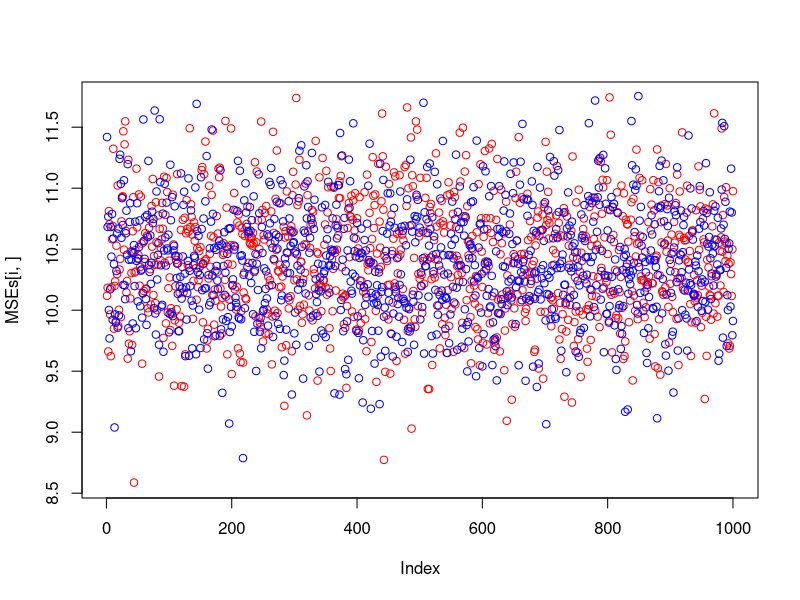
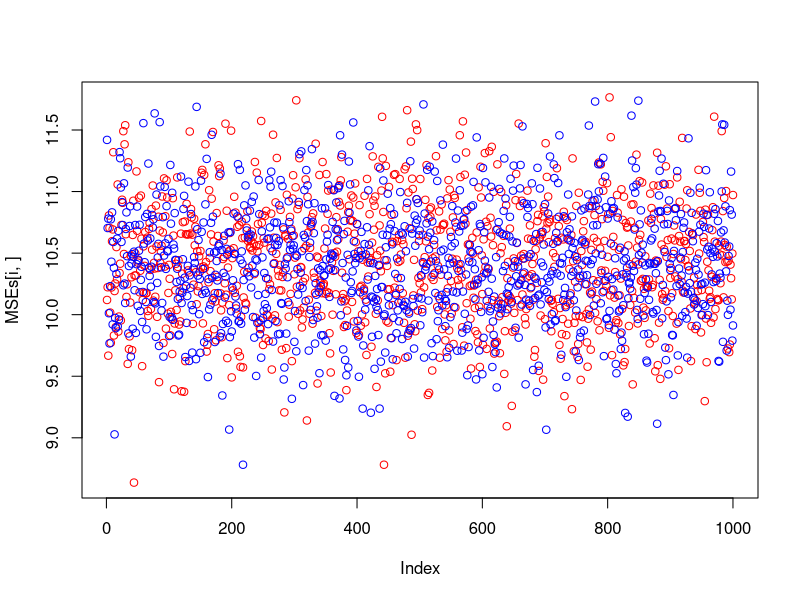
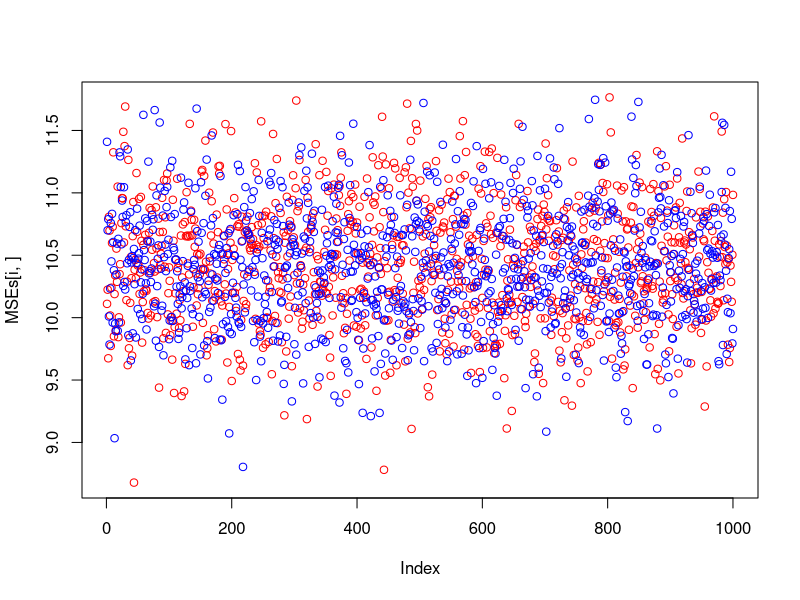
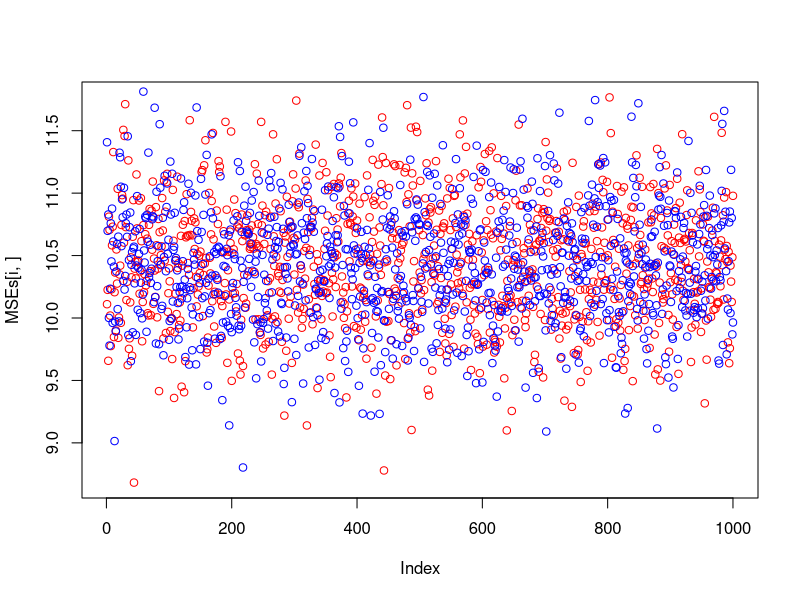
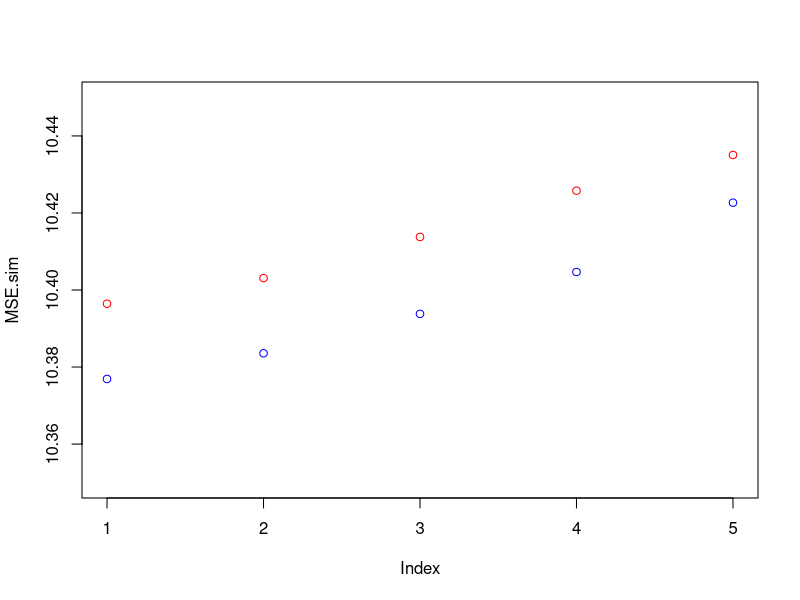

Reproduce these figures in R, in order.
library(Metrics)

set.seed(50)

# Parameters
N <- 1000
beta.vec <- c(5, -0.5)
mux <- 0
sdx <- sqrt(1.5)
mu <- 0
sd <- sqrt(10)

# Define a data generating function
data.gen <- function(N, beta.vec, mux, sdx, mu, sd) {
  X1 <- rep(1, N)
  X2 <- rnorm(N, mux, sdx)
  X <- cbind(X1, X2)
  eps <- rnorm(N, mu, sd)
  y <- X %*% beta.vec + eps
  data <- list(y = y, X = X, constant = X1, X2 = X2)
  return(data)
}

# a) Generate a training sample
data.train <- data.gen(N, beta.vec, mux, sdx, mu, sd)
y.train <- data.train$y
X.train <- data.train$X

# b) Generate a test sample
data.test <- data.gen(N, beta.vec, mux, sdx, mu, sd)
y.test <- data.test$y
X.test <- data.test$X

# c) OLS Estimator
model.train <- lm(y.train ~ X.train - 1, data = data.train)
summary(model.train)
beta.hat = model.train$coefficients 

# d) MSE and prediction error
y.train.fit <- model.train$fitted.values
MSE.train <- mse(y.train, y.train.fit)

y.test.fit <- X.test %*% beta.hat 
MSE.test <- mse(y.test, y.test.fit)

# e)
mse.pol <- function(p, data.train, data.test) {
  X.poly.train <- matrix(NA, N, p + 1)
  X.poly.test <- matrix(NA, N, p + 1)
  Models <- list()
  beta.poly.hat <- list()
  MSE.poly.train <- c()
  MSE.poly.test <- c()
  
  for (i in 1: 5) {
    X.poly.train[, i] <- data.train$X2 ^ (i -1)
    X.poly.test[, i] <- data.test$X2 ^ (i -1)
    Models[[i]] <- lm(y.train ~ X.poly.train[, 1:i] - 1)
    beta.poly.hat[[i]] <- Models[[i]]$coefficients
    MSE.poly.train[i] <- mse(data.train$y, Models[[i]]$fitted.values)
    if (i == 1) {
      y.pol.test.pred <- X.poly.test[, 1:i] * beta.poly.hat[[i]]
    }
    else {
      y.pol.test.pred <- X.poly.test[, 1:i] %*% beta.poly.hat[[i]]
    }
    MSE.poly.test[i] <- mse(data.test$y, y.pol.test.pred)
  }
  return(list(MSE = MSE.poly.train, APE = MSE.poly.test))
}
mse.pol(4, data.train, data.test)


########################################################################
########################################################################

# Exercise 2: Simulation Study

# a) b) Repeat the simulation 1000 times and store the results
sim <- 1000
p <- 4

studies <- replicate(sim, mse.pol(p, 
                                  data.gen(N, beta.vec, mux, sdx, mu, sd), 
                                  data.gen(N, beta.vec, mux, sdx, mu, sd)),
                     simplify = F)
                                  
MSEs <- matrix(nrow = p + 1, ncol = sim)
APEs <- matrix(nrow = p + 1, ncol = sim)

for (i in 1:sim) {
  MSEs[, i] <- studies[[i]]$MSE
  APEs[, i] <- studies[[i]]$APE
}

MSE.sim <- rowMeans(MSEs)
APE.sim <- rowMeans(APEs)

for (i in 1:p+1) {
  plot(MSEs[i, ], type = "p", col = "red")
  lines(APEs[i, ], type = "p", col = "blue")
}

plot(MSE.sim, type = 'p', col = "red", ylim = c(10.35, 10.45))
lines(APE.sim, type = 'p', col = "blue")
